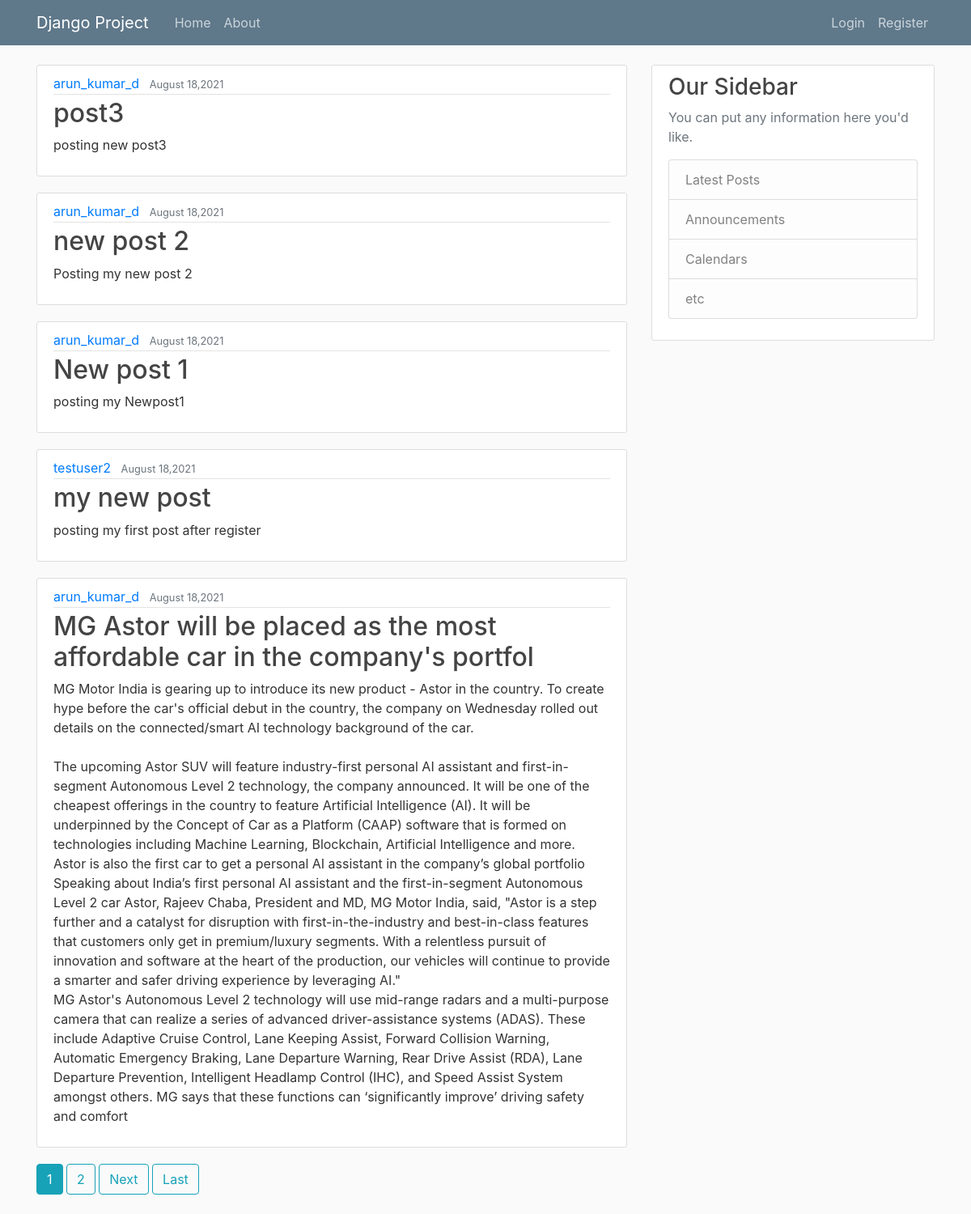
The page / on the database its author committed.
### user/models.py (models this page shows, shortened)
class post(models.Model):
    user = models.ForeignKey(User, on_delete=models.CASCADE)
    title = models.CharField(max_length=75,blank=False,null=False)
    text = models.TextField(null=False,blank=False,default="")
    created_at = models.DateTimeField(default=timezone.now)

### user/views.py (the view)
# urls.py: path('',PostListView.as_view(),name='home'),
class PostListView(ListView):
    model = post
    template_name = 'user/home.html' ## <app>/<model>_<viewtype>.html By default
    context_object_name = 'post'
    ordering = ['-created_at']
    paginate_by = 5

### user/templates/user/home.html (shortened to what this page needs)
{% extends "user/layout.html"%}
{% block content %}
{% for post in post %}
<article class="media content-section">
    <div class="media-body">
      <div class="article-metadata">
        <a class="mr-2" href="{% url 'profile' %}">{{ post.user }}</a>
        <small class="text-muted">{{post.created_at|date:'F d,Y'}}</small>
      </div>
      <h2><a class="article-title" href="{% url 'Post-Detail' post.id%}">{{ post.title }}</a></h2>
      <p class="article-content">{{post.text}} </p>
    </div>
  </article>
  {% endfor %}
  {% if is_paginated %}
      {% for num in page_obj.paginator.page_range %}
        {% if page_obj.number == num %}
          <a class="btn btn-info mb-4" href="?page={{ num }}">{{ num }}</a>
        {% elif num > page_obj.number|add:'-3' and num < page_obj.number|add:'3' %}
          <a class="btn btn-outline-info mb-4" href="?page={{ num }}">{{ num }}</a>
        {% endif %}
      {% endfor %}
      {% if page_obj.has_next %}
        <a class="btn btn-outline-info mb-4" href="?page={{ page_obj.next_page_number }}">Next</a>
        <a class="btn btn-outline-info mb-4" href="?page={{ page_obj.paginator.num_pages }}">Last</a>
      {% endif %}
    {% endif %}
{% endblock content %}

### user/templates/user/layout.html (shortened to what this page needs)
{% load static %}
<!DOCTYPE html>
<html lang="en">
<head>
     <link rel="stylesheet" href="https://maxcdn.bootstrapcdn.com/bootstrap/4.0.0/css/bootstrap.min.css">
     <link rel="stylesheet" href="{% static 'user/main.css' %}">
</head>
<body>
    <header class="site-header">
        <nav class="navbar navbar-expand-md navbar-dark bg-steel fixed-top">
          <div class="container">
            <a class="navbar-brand mr-4" href="/">Django Project</a>
            <div class="collapse navbar-collapse" id="navbarToggle">
              <div class="navbar-nav mr-auto">
                <a class="nav-item nav-link" href="{% url 'home' %}">Home</a>
                <a class="nav-item nav-link" href="#">About</a>
              </div>
              <div class="navbar-nav">
                {% if user.is_authenticated %}
                <a class="nav-item nav-link" href="{% url 'Post-Create' %}">Post</a>
                <a class="nav-item nav-link" href="{% url 'profile' %}">Profile</a>
                <a class="nav-item nav-link" href="{% url 'logout' %}">Logout</a>
                {% else %}
                <a class="nav-item nav-link" href="{% url 'login' %}">Login</a>
                <a class="nav-item nav-link" href="{% url 'register' %}">Register</a>
                {% endif %}
              </div>
            </div>
          </div>
        </nav>
      </header>
      <main role="main" class="container">
        <div class="row">
          <div class="col-md-8">
            {% block content %}{% endblock %}
          </div>
          <div class="col-md-4">
            <div class="content-section">
              <h3>Our Sidebar</h3>
              <p class='text-muted'>You can put any information here you'd like.
                <ul class="list-group">
                  <li class="list-group-item list-group-item-light">Latest Posts</li>
                  <li class="list-group-item list-group-item-light">Announcements</li>
                  <li class="list-group-item list-group-item-light">Calendars</li>
                  <li class="list-group-item list-group-item-light">etc</li>
                </ul>
              </p>
            </div>
          </div>
        </div>
      </main>
</body>
</html>

### user/static/user/main.css (style rules this page uses)
body { background: #fafafa; color: #333333; margin-top: 5rem; }
h1, h2, h3, h4, h5, h6 { color: #444444; }
ul { margin: 0; }
.bg-steel { background-color: #5f788a; }
.site-header .navbar-nav .nav-link { color: #cbd5db; }
.content-section { background: #ffffff; padding: 10px 20px; border: 1px solid #dddddd; border-radius: 3px; margin-bottom: 20px; }
.article-title { color: #444444; }
.article-content { white-space: pre-line; }
.article-metadata { padding-bottom: 1px; margin-bottom: 4px; border-bottom: 1px solid #e3e3e3 }

### rows shown on the page
post: user "arun_kumar_d", created_at "August 18,2021", title "post3", text "posting new post3"
post: user "arun_kumar_d", created_at "August 18,2021", title "new post 2", text "Posting my new post 2"
post: user "arun_kumar_d", created_at "August 18,2021", title "New post 1", text "posting my Newpost1"
post: user "testuser2", created_at "August 18,2021", title "my new post", text "posting my first post after register"
post: user "arun_kumar_d", created_at "August 18,2021", title "MG Astor will be placed as the most affordable car in the company's portfol", text "MG Motor India is gearing up to introduce its new product - Astor in the country. To create hype before the car's official debut in the country, the company on Wednesday rolled out details on the connected/smart AI technology background of the car. The upcoming Astor SUV will feature industry-first personal AI assistant and first-in-segment Autonomous Level 2 technology, the company announced. It will be one of the cheapest offerings in the country to feature Artificial Intelligence (AI). It will be underpinned by the Concept of Car as a Platform (CAAP) software that is formed on technologies including Machine Learning, Blockchain, Artificial Intelligence and more. Astor is also the first…"

### other values the page prints
{{ num }} "1"
{{ num }} "2"
